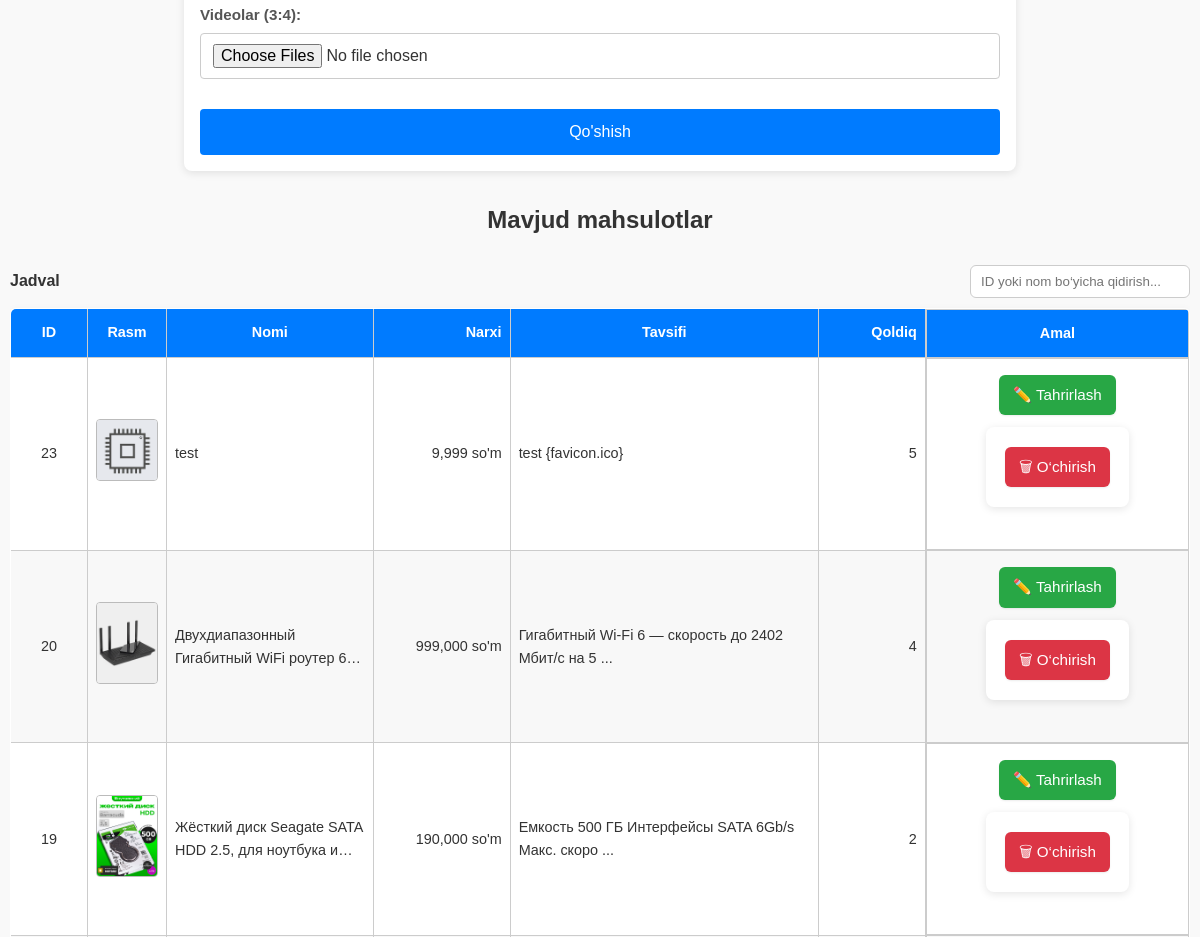
The app's page /admin/add (middle part), older data.
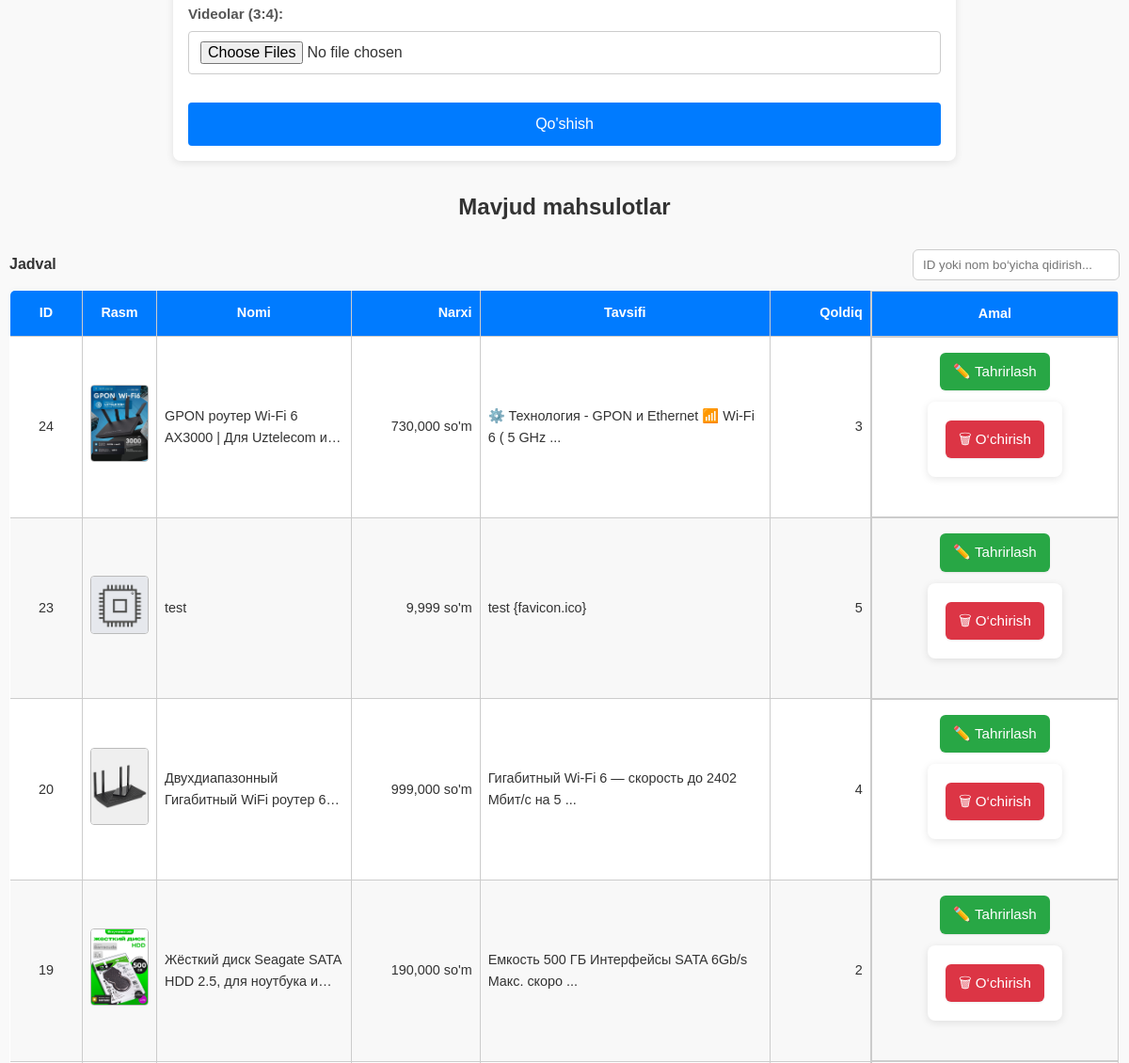
The same page, newer data.
### tables this page shows
CREATE TABLE products (
            id INTEGER PRIMARY KEY AUTOINCREMENT,
            name TEXT,
            price INTEGER,
            image TEXT,
            description TEXT,
            stock INTEGER
        , videos TEXT DEFAULT '');

### app.py (the view, shortened to what this page needs)
@app.route('/admin/add', methods=['GET', 'POST'])
def admin_add_product():
    ensure_products_videos_column()
    conn = get_db_connection()
    products = conn.execute('SELECT * FROM products ORDER BY id DESC').fetchall()
    conn.close()
    return render_template('admin_add_product.html', products=products)

### app.py (called while the page is built)
def get_db_connection():
    conn = sqlite3.connect('database/shop.db')
    conn.row_factory = sqlite3.Row
    return conn

def ensure_products_videos_column():
    try:
        conn = get_db_connection()
        cur = conn.cursor()
        cur.execute("PRAGMA table_info(products)")
        cols = [r[1] for r in cur.fetchall()]
        if 'videos' not in cols:
            cur.execute("ALTER TABLE products ADD COLUMN videos TEXT DEFAULT ''")
            conn.commit()
        conn.close()
    except Exception as e:
        print(f"Schema migration (videos) failed: {e}")

### templates/admin_add_product.html (shortened to what this page needs)
<!DOCTYPE html>
<html lang="uz">
<head>
    <link rel="stylesheet" href="{{ url_for('static', filename='styles.css') }}">
    <link rel="stylesheet" href="https://cdnjs.cloudflare.com/ajax/libs/font-awesome/6.0.0/css/all.min.css">
</head>
<body>
<form action="{{ url_for('admin_add_product') }}" method="POST" enctype="multipart/form-data">
    <label for="videos">Videolar (3:4):</label>
    <input type="file" id="videos" name="videos" accept="video/mp4,video/webm,video/quicktime,video/x-matroska" multiple>
    <button type="submit">Qo'shish</button>
</form>
<h1>Mavjud mahsulotlar</h1>
<div class="table-container">
    <div class="table-toolbar">
        <div style="font-weight:600; color:#333;">Jadval</div>
        <input type="search" id="tableSearch" placeholder="ID yoki nom bo‘yicha qidirish...">
    </div>
    <table>
        <thead>
            <tr>
                <th class="col-id">ID</th>
                <th>Rasm</th>
                <th class="col-name">Nomi</th>
                <th class="col-price">Narxi</th>
                <th class="col-desc">Tavsifi</th>
                <th class="col-stock">Qoldiq</th>
                <th class="col-actions">Amal</th>
            </tr>
        </thead>
        <tbody>
            {% for product in products %}
            <tr>
                <td class="col-id">{{ product['id'] }}</td>
                <td>
                    {% set first_img = product['image'].split(',')[0].strip() if product['image'] else '' %}
                    <img src="{{ url_for('static', filename='images/' + first_img) if first_img else url_for('static', filename='images/default-product.jpg') }}" width="80" alt="rasm">
                </td>
                <td class="col-name"><div class="ellipsis">{{ product['name'] }}</div></td>
                <td class="col-price">{{ "{:,.0f}".format(product['price']|int) }} so'm</td>
                <td class="col-desc">
                    {{ product['description'][:50] }}
                    {% if product['description']|length > 50 %}...{% endif %}
                </td>
                <td class="col-stock">{{ product['stock'] }}</td>
                <td class="col-actions">
                    <a href="{{ url_for('admin_edit_product', product_id=product['id']) }}" class="action-btn action-edit" title="Tahrirlash">✏️ Tahrirlash</a>
                    <form action="{{ url_for('admin_delete_product', product_id=product['id']) }}" method="POST" style="display:inline;">
                        <a href="#" class="action-btn action-delete" title="O‘chirish" onclick="if(confirm('Haqiqatan o‘chirmoqchimisiz?')) { this.closest('form').submit(); } return false;">🗑 O‘chirish</a>
                    </form>
                </td>
            </tr>
            {% endfor %}
        </tbody>
    </table>
</div>
</body>
</html>

### static/styles.css (style rules this page uses)
:root { --primary: #4CAF50; --secondary: #FF9800; --light: #f5f5f5; --dark: #333; --border: #e0e0e0; }
body { font-family: 'Segoe UI', Tahoma, sans-serif; line-height: 1.6; color: var(--dark); background: #f9f9f9; margin: 0; padding: 0; }

### templates/admin_add_product.html (style rules this page uses)
body { font-family: Arial, sans-serif; padding: 10px; background-color: #f9f9f9; margin: 0; }
h1 { color: #333; margin: 15px 0; text-align: center; font-size: clamp(1.3rem, 2vw, 1.8rem); }
form { background: #fff; padding: 16px; border-radius: 8px; max-width: 800px; margin: 0 auto 30px auto; box-shadow: 0 2px 8px rgba(0, 0, 0, 0.1); }
label { font-weight: bold; display: block; margin-bottom: 6px; color: #555; font-size: 0.95rem; }
input[type="text"], input[type="number"], textarea, input[type="file"] { width: 100%; padding: 10px 12px; margin-bottom: 15px; border: 1px solid #ccc; border-radius: 4px; font-size: 1rem; box-sizing: border-box; }
button[type="submit"] { background-color: #007bff; color: white; border: none; padding: 14px 20px; font-size: 1rem; border-radius: 4px; cursor: pointer; width: 100%; transition: background-color 0.3s ease; }
.table-container { max-width: 100%; overflow-x: auto; margin: 0 auto; }
.table-toolbar { display: flex; justify-content: space-between; align-items: center; gap: 10px; flex-wrap: wrap; margin: 10px 0; }
.table-toolbar input[type="search"] { padding: 8px 10px; border: 1px solid #ccc; border-radius: 6px; min-width: 220px; }
table { width: 100%; border-collapse: collapse; background: #fff; margin-top: 10px; box-shadow: 0 2px 8px rgba(0, 0, 0, 0.05); border: 1px solid #ccc; border-radius: 6px; overflow: hidden; min-width: 650px; }
th, td { padding: 12px 8px; text-align: left; border: 1px solid #ccc; font-size: 0.9rem; vertical-align: middle; }
th { background-color: #007bff; color: white; white-space: nowrap; text-align: center; position: sticky; top: 0; z-index: 1; }
tbody tr:nth-child(even) { background-color: #f8f8f8; }
td img { max-width: 60px; height: auto; border-radius: 4px; border: 1px solid #bbb; }
.col-id { white-space: nowrap; width: 60px; text-align: center; }
.col-name { max-width: 220px; }
.col-name .ellipsis { display: -webkit-box; -webkit-line-clamp: 2; -webkit-box-orient: vertical; overflow: hidden; }
.col-price { white-space: nowrap; width: 120px; text-align: right; }
.col-stock { white-space: nowrap; width: 90px; text-align: right; }
.col-actions { white-space: nowrap; text-align: center; display:flex; justify-content:center; align-items:center; gap:8px; flex-wrap:wrap; min-width: 180px; }
.action-btn { display: inline-block; padding: 8px 14px; font-size: 0.95rem; color: #fff; border-radius: 6px; text-decoration: none; cursor: pointer; margin: 4px 3px; transition: background-color 0.2s ease, box-shadow 0.2s ease; white-space: nowrap; box-shadow: 0 1px 2px rgba(0,0,0,0.08); }
.action-edit { background: #28a745; }
.action-delete { background: #dc3545; }

Row changes from the older to the newer data that the page shows:
added products: id "24", shows a picture, name "GPON роутер Wi-Fi 6 AX3000 | Для Uztelecom…", price "730,000", description "⚙️ Технология - GPON и Ethernet 📶 Wi-Fi 6 ( 5 GHz", stock "3"
